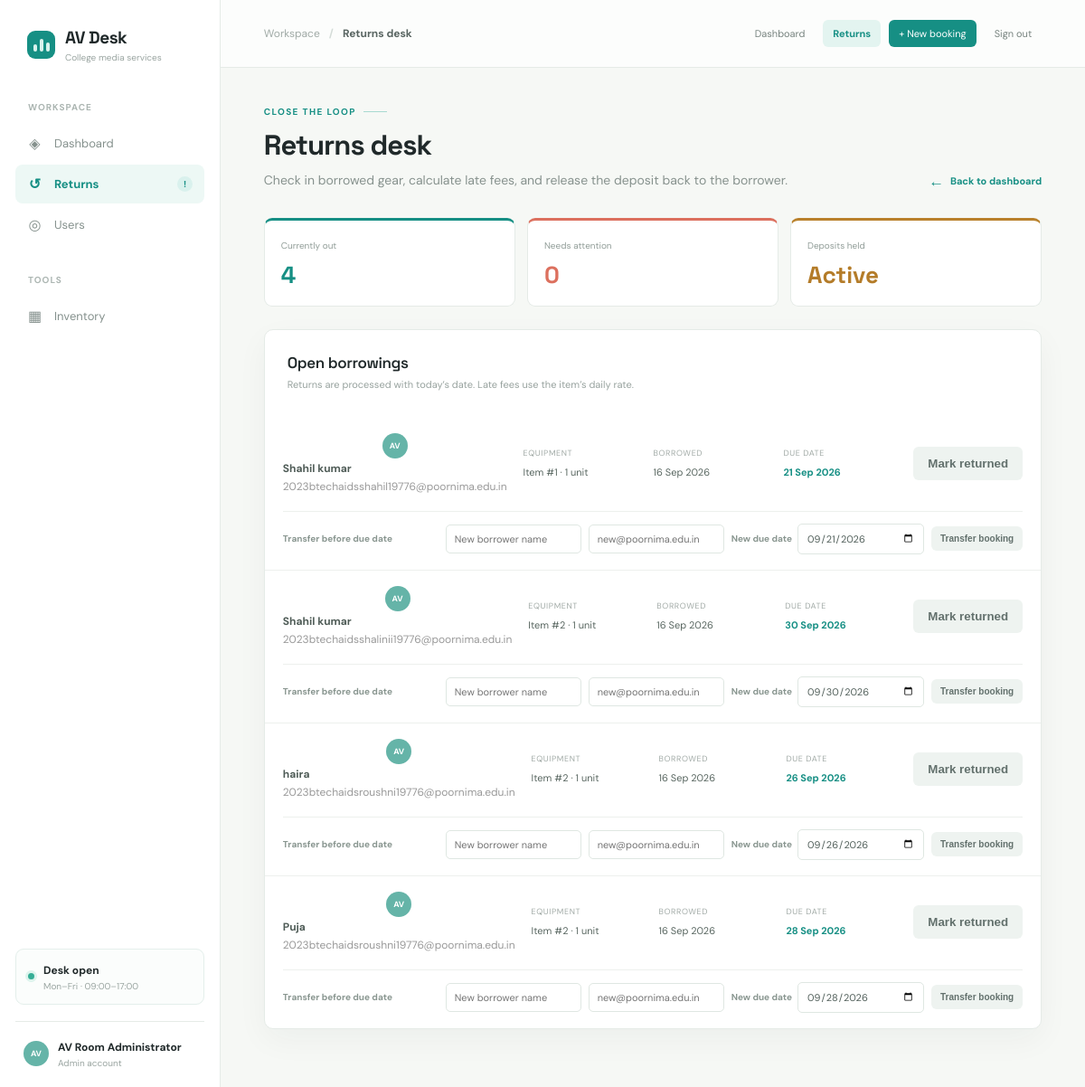
The page /returns (signed in) on the database its author committed.
### app.py (models this page shows)
class User(db.Model):
    id = db.Column(db.Integer, primary_key=True)
    name = db.Column(db.String(100), nullable=False)
    email = db.Column(db.String(100), unique=True, nullable=False)
    password_hash = db.Column(db.String(255), nullable=False)
    role = db.Column(db.String(20), nullable=False, default="student")

class Booking(db.Model):
    id = db.Column(db.Integer, primary_key=True)
    student_name = db.Column(db.String(100), nullable=False)
    email = db.Column(db.String(100))
    equipment_id = db.Column(db.Integer, nullable=False)
    quantity = db.Column(db.Integer, nullable=False)
    borrow_date = db.Column(db.Date, nullable=False)
    due_date = db.Column(db.Date, nullable=False)
    deposit = db.Column(db.Float, default=0)
    return_date = db.Column(db.Date)
    late_fee = db.Column(db.Float, default=0)
    refund = db.Column(db.Float, default=0)
    status = db.Column(db.String(20), default="Borrowed")

### app.py (the view)
@app.route("/returns")
@admin_required
def returns():
    bookings = Booking.query.filter_by(status="Borrowed").all()
    return render_template("returns.html", bookings=bookings, current_date=date.today())

### app.py (called while the page is built)
def admin_required(view):
    @wraps(view)
    def wrapped_view(*args, **kwargs):
        if "user_id" not in session:
            return redirect(url_for("login", next=request.path))
        if session.get("role") != "admin":
            return "Only administrators can issue or manage equipment!", 403
        return view(*args, **kwargs)
    return wrapped_view

@app.context_processor
def inject_current_user():
    user = User.query.get(session["user_id"]) if session.get("user_id") else None
    return {"current_user": user}

### templates/returns.html (shortened to what this page needs)
{% extends "base.html" %}
{% block breadcrumb %}Returns desk{% endblock %}
{% block content %}
{% set overdue_count = bookings|selectattr('due_date', 'lt', current_date if current_date is defined else none)|list|length %}
<div class="page-head"><div><p class="eyebrow">Close the loop</p><h1>Returns desk</h1><p class="lede">Check in borrowed gear, calculate late fees, and release the deposit back to the borrower.</p></div><a class="back-link" href="{{ url_for('index') }}"><span>←</span> Back to dashboard</a></div>
<div class="return-summary"><div class="summary-card active"><span>Currently out</span><strong>{{ bookings|length }}</strong></div><div class="summary-card overdue"><span>Needs attention</span><strong>{{ overdue_count }}</strong></div><div class="summary-card deposit"><span>Deposits held</span><strong>Active</strong></div></div>
<section class="panel">
	<div class="panel-pad" style="padding-bottom:8px"><h2 class="section-title">Open borrowings</h2><p class="section-note">Returns are processed with today’s date. Late fees use the item’s daily rate.</p></div>
	{% if bookings %}
		{% for booking in bookings %}
		{% set is_overdue = current_date is defined and booking.due_date < current_date %}
		<article class="return-row {% if is_overdue %}overdue{% endif %}"><div class="borrower"><span class="avatar">AV</span><span><strong>{{ booking.student_name }}</strong><small>{{ booking.email or 'No email supplied' }}</small></span></div><div><span class="data-label">Equipment</span><span class="data-value">Item #{{ booking.equipment_id }} · {{ booking.quantity }} unit{% if booking.quantity != 1 %}s{% endif %}</span></div><div><span class="data-label">Borrowed</span><span class="data-value">{{ booking.borrow_date.strftime('%d %b %Y') }}</span></div><div><span class="data-label">Due date</span><span class="data-value {% if is_overdue %}late{% else %}on-time{% endif %}">{{ booking.due_date.strftime('%d %b %Y') }}{% if is_overdue %} · overdue{% endif %}</span></div><form class="return-action" action="{{ url_for('return_equipment', booking_id=booking.id) }}" method="post"><button class="button {% if is_overdue %}danger{% else %}secondary{% endif %}" type="submit">Mark returned</button></form><form class="transfer-form" action="{{ url_for('transfer_booking', booking_id=booking.id) }}" method="post"><span class="transfer-label">Transfer before due date</span><input name="student_name" required placeholder="New borrower name"><input name="email" type="email" required pattern="[A-Za-z0-9._%+-]+@poornima\.edu\.in" title="Use an @poornima.edu.in email address" placeholder="new@poornima.edu.in"><label class="transfer-date">New due date<input name="due_date" type="date" min="{{ current_date.isoformat() }}" value="{{ booking.due_date.isoformat() }}" required></label><button class="button secondary" type="submit">Transfer booking</button></form></article>
		{% endfor %}
	{% else %}<div class="empty"><strong>Nothing waiting to come back</strong>All equipment is currently checked in.</div>{% endif %}
</section>
{% endblock %}

### templates/base.html (shortened to what this page needs)
<!doctype html>
<html lang="en">
<head>
</head>
<body>
<div class="shell">
	<aside class="rail">
		<a class="brand" href="{{ url_for('index') }}"><span class="brand-mark"><i></i><i></i><i></i></span><span><strong>AV Desk</strong><small>College media services</small></span></a>
		<div class="rail-label">Workspace</div>
		<nav class="nav" aria-label="Main navigation">
			<a href="{{ url_for('index') }}" class="{% if request.endpoint == 'index' %}active{% endif %}"><span class="nav-icon">◈</span>Dashboard</a>
            {% if current_user and current_user.role == 'admin' %}<a href="{{ url_for('returns') }}" class="{% if request.endpoint in ['returns', 'return_equipment'] %}active{% endif %}"><span class="nav-icon">↺</span>Returns {% if request.endpoint == 'returns' %}<span class="nav-badge">!</span>{% endif %}</a>{% endif %}
            {% if current_user and current_user.role == 'admin' %}<a href="{{ url_for('users') }}" class="{% if request.endpoint == 'users' %}active{% endif %}"><span class="nav-icon">◎</span>Users</a>{% endif %}
		</nav>
		<div class="rail-label">Tools</div>
		<nav class="nav"><a href="{{ url_for('index') }}#equipment"><span class="nav-icon">▦</span>Inventory</a></nav>
		<div class="rail-spacer"></div>
		<div class="desk-status"><span class="status-dot"></span><span><strong>Desk open</strong><small>Mon–Fri · 09:00–17:00</small></span></div>
		<div class="user"><span class="avatar">{% if current_user %}{{ current_user.name[:2]|upper }}{% else %}AV{% endif %}</span><span><strong>{% if current_user %}{{ current_user.name }}{% else %}AV Desk{% endif %}</strong><small>{% if current_user %}{{ current_user.role|capitalize }} account{% else %}Media services{% endif %}</small></span></div>
	</aside>
	<main class="workspace">
        <header class="topbar"><div class="crumb"><span>Workspace</span><b>/</b><strong>{% block breadcrumb %}AV Desk{% endblock %}</strong></div><nav class="top-links"><a href="{{ url_for('index') }}" class="{% if request.endpoint == 'index' %}current{% endif %}">Dashboard</a>{% if current_user and current_user.role == 'admin' %}<a href="{{ url_for('returns') }}" class="{% if request.endpoint == 'returns' %}current{% endif %}">Returns</a><a href="{{ url_for('index') }}#equipment" class="primary">+ New booking</a>{% endif %}{% if current_user %}<a href="{{ url_for('logout') }}">Sign out</a>{% endif %}</nav></header>
		<div class="content">
			{% block content %}{% endblock %}
		</div>
	</main>
</div>
</body>
</html>

### rows shown on the page
User: name "AV", name "AV Room Administrator", role "Admin"
Booking: student_name "Shahil kumar", email "2023btechaidsshahil19776@poornima.edu.in", equipment_id "1", quantity "1", borrow_date "16 Sep 2026", due_date "21 Sep 2026", due_date "09/21/2026"
Booking: student_name "Shahil kumar", email "2023btechaidsshalinii19776@poornima.edu.in", equipment_id "2", quantity "1", borrow_date "16 Sep 2026", due_date "30 Sep 2026", due_date "09/30/2026"
Booking: student_name "haira", email "2023btechaidsroushni19776@poornima.edu.in", equipment_id "2", quantity "1", borrow_date "16 Sep 2026", due_date "26 Sep 2026", due_date "09/26/2026"
Booking: student_name "Puja", email "2023btechaidsroushni19776@poornima.edu.in", equipment_id "2", quantity "1", borrow_date "16 Sep 2026", due_date "28 Sep 2026", due_date "09/28/2026"

### other values the page prints
{{ bookings|length }} "4"
{{ overdue_count }} "0"
